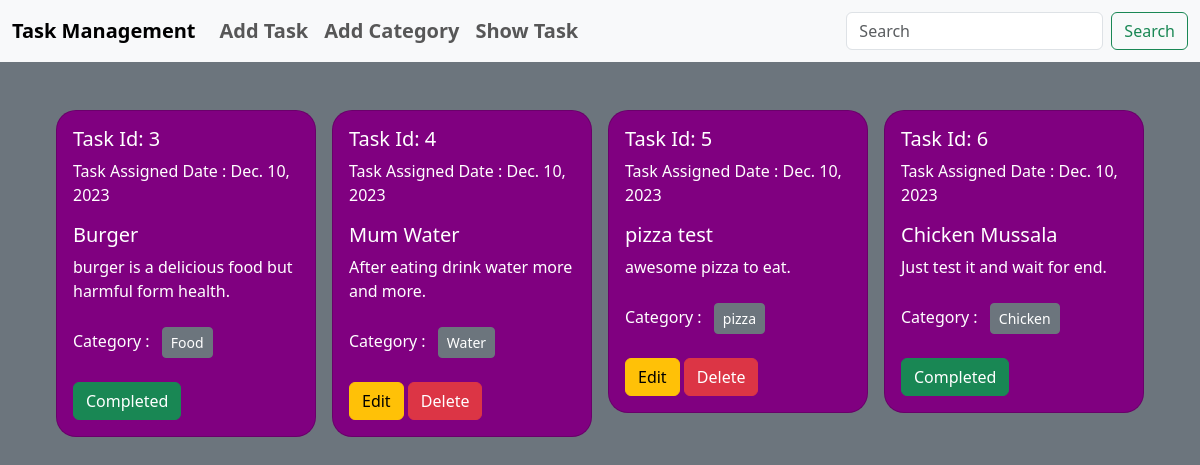
Screenshot of /show_task/ with the database file from the repository.
### task/models.py (models this page shows, shortened)
class Task(models.Model):
    title = models.CharField(max_length=50)
    description = models.TextField()
    is_completed = models.BooleanField(default=False)
    assigned_date = models.DateField(auto_now_add=True)
    categories = models.ManyToManyField(Category)

### category/models.py (models this page shows, shortened)
class Category(models.Model):
    name = models.CharField(max_length=100)

### taskmanagement/views.py (the view)
# urls.py: path("show_task/", views.show_task, name="show_task"),
def show_task(request):
    data = Task.objects.all()
    return render(request, "show.html", {"data": data})

### templates/show.html
{% extends 'base.html' %} {% block content %}
<div class="d-flex flex-wrap justify-content-center px-5 pt-5">
  {% for task in data %}
  <div class="col-sm-3">
    <div class="card mx-2" style=" background-color: purple;
    border-radius:20px; color: white">
      <div class="card-body">
        <h5 class="card-title">Task Id: {{task.id}}</h5>
        <p>Task Assigned Date : {{task.assigned_date}}</p>
        <h5 class="card-title">{{task.title}}</h5>
        <p class="card-text">{{task.description}}</p>
        <p>
          Category : {% for c in task.categories.all %}
          <button class="btn btn-secondary btn-sm m-2">{{c.name}}</button>
          {% endfor %}
        </p>
        {% if not task.is_completed %}
        <a href="{% url 'edit_task' task.id %}" class="btn btn-warning">Edit</a>
        <a href="{% url 'delete_task' task.id %}" class="btn btn-danger"
          >Delete</a
        >
        {% else %}
        <a href="#" class="btn btn-success">Completed</a>
        {% endif %}
      </div>
    </div>
  </div>
  {% endfor%}
</div>
{% endblock%}

### templates/base.html (shortened to what this page needs)
<!DOCTYPE html>
<html lang="en">
  <head>
    <link
      href="https://cdn.jsdelivr.net/npm/bootstrap@5.3.2/dist/css/bootstrap.min.css"
      rel="stylesheet"
    />
  </head>
  <body class='bg-secondary'>
    <nav class="navbar navbar-expand-lg bg-body-tertiary">
      <div class="container-fluid fs-5 fw-bold">
        <a class="navbar-brand" href="#">Task Management</a>
        <div class="collapse navbar-collapse" id="navbarSupportedContent">
          <ul class="navbar-nav me-auto mb-2 mb-lg-0">
            <li class="nav-item">
              <a class="nav-link" href="{% url 'add_task' %}">Add Task</a>
            </li>
            <li class="nav-item">
              <a class="nav-link" href="{% url 'add_category' %}"
                >Add Category</a
              >
            </li>
            <li class="nav-item">
              <a class="nav-link" href="{% url 'show_task' %}">Show Task</a>
            </li>
          </ul>
          <form class="d-flex" role="search">
            <input
              class="form-control me-2"
              type="search"
              placeholder="Search"
              aria-label="Search"
            />
            <button class="btn btn-outline-success" type="submit">
              Search
            </button>
          </form>
        </div>
      </div>
    </nav>
    {% block content %} {% endblock %}
  </body>
</html>

### rows the page displays
Task: id "3", assigned_date "Dec. 10, 2023", title "Burger", description "burger is a delicious food but harmful form health.", is_completed "Completed"
Category: name "Food"
Task: id "4", assigned_date "Dec. 10, 2023", title "Mum Water", description "After eating drink water more and more.", is_completed "Edit"
Category: name "Water"
Task: id "5", assigned_date "Dec. 10, 2023", title "pizza test", description "awesome pizza to eat.", is_completed "Edit"
Category: name "pizza"
Task: id "6", assigned_date "Dec. 10, 2023", title "Chicken Mussala", description "Just test it and wait for end.", is_completed "Completed"
Category: name "Chicken"
